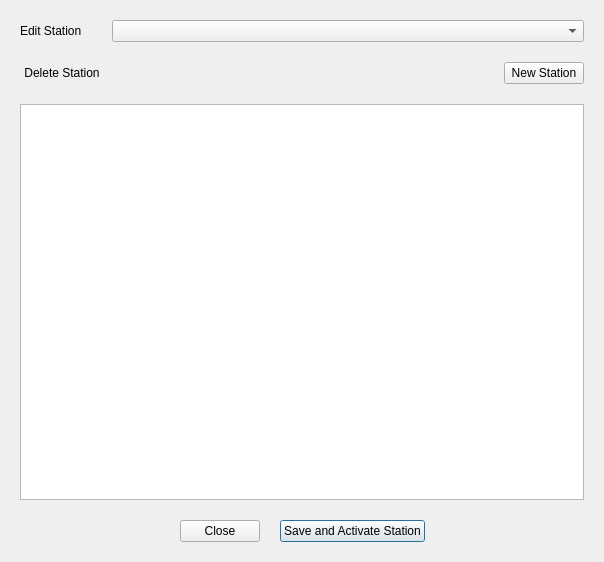
<?xml version="1.0" encoding="UTF-8"?>
<ui version="4.0">
 <class>Dialog</class>
 <widget class="QDialog" name="Dialog">
  <property name="geometry">
   <rect>
    <x>0</x>
    <y>0</y>
    <width>604</width>
    <height>562</height>
   </rect>
  </property>
  <property name="minimumSize">
   <size>
    <width>300</width>
    <height>200</height>
   </size>
  </property>
  <property name="windowTitle">
   <string>Station Setup</string>
  </property>
  <layout class="QVBoxLayout" name="verticalLayout" stretch="0,0,0,1">
   <property name="spacing">
    <number>20</number>
   </property>
   <property name="sizeConstraint">
    <enum>QLayout::SetDefaultConstraint</enum>
   </property>
   <property name="leftMargin">
    <number>20</number>
   </property>
   <property name="topMargin">
    <number>20</number>
   </property>
   <property name="rightMargin">
    <number>20</number>
   </property>
   <property name="bottomMargin">
    <number>20</number>
   </property>
   <item>
    <layout class="QHBoxLayout" name="contestSelectLayout">
     <property name="spacing">
      <number>30</number>
     </property>
     <item>
      <widget class="QLabel" name="label_2">
       <property name="text">
        <string>Edit Station</string>
       </property>
      </widget>
     </item>
     <item>
      <widget class="QComboBox" name="select_station">
       <property name="sizePolicy">
        <sizepolicy hsizetype="Expanding" vsizetype="Fixed">
         <horstretch>1</horstretch>
         <verstretch>0</verstretch>
        </sizepolicy>
       </property>
      </widget>
     </item>
    </layout>
   </item>
   <item>
    <layout class="QHBoxLayout" name="horizontalLayout_3">
     <item>
      <widget class="QPushButton" name="button_delete">
       <property name="text">
        <string>Delete Station</string>
       </property>
       <property name="autoDefault">
        <bool>false</bool>
       </property>
       <property name="default">
        <bool>false</bool>
       </property>
       <property name="flat">
        <bool>true</bool>
       </property>
      </widget>
     </item>
     <item>
      <spacer name="horizontalSpacer">
       <property name="orientation">
        <enum>Qt::Horizontal</enum>
       </property>
       <property name="sizeHint" stdset="0">
        <size>
         <width>40</width>
         <height>20</height>
        </size>
       </property>
      </spacer>
     </item>
     <item>
      <widget class="QPushButton" name="button_new">
       <property name="text">
        <string>New Station</string>
       </property>
       <property name="autoDefault">
        <bool>false</bool>
       </property>
      </widget>
     </item>
    </layout>
   </item>
   <item>
    <widget class="QTableWidget" name="table_station">
     <property name="sizePolicy">
      <sizepolicy hsizetype="MinimumExpanding" vsizetype="MinimumExpanding">
       <horstretch>1</horstretch>
       <verstretch>1</verstretch>
      </sizepolicy>
     </property>
     <property name="selectionMode">
      <enum>QAbstractItemView::SingleSelection</enum>
     </property>
     <property name="selectionBehavior">
      <enum>QAbstractItemView::SelectRows</enum>
     </property>
     <attribute name="horizontalHeaderVisible">
      <bool>false</bool>
     </attribute>
     <attribute name="horizontalHeaderStretchLastSection">
      <bool>true</bool>
     </attribute>
    </widget>
   </item>
   <item>
    <layout class="QHBoxLayout" name="horizontalLayout_2">
     <property name="leftMargin">
      <number>10</number>
     </property>
     <property name="rightMargin">
      <number>10</number>
     </property>
     <item>
      <spacer name="horizontalSpacer_2">
       <property name="orientation">
        <enum>Qt::Horizontal</enum>
       </property>
       <property name="sizeHint" stdset="0">
        <size>
         <width>40</width>
         <height>20</height>
        </size>
       </property>
      </spacer>
     </item>
     <item>
      <widget class="QPushButton" name="button_close">
       <property name="text">
        <string>Close</string>
       </property>
      </widget>
     </item>
     <item>
      <widget class="QPushButton" name="button_save">
       <property name="text">
        <string>Save and Activate Station</string>
       </property>
       <property name="autoDefault">
        <bool>true</bool>
       </property>
       <property name="default">
        <bool>true</bool>
       </property>
      </widget>
     </item>
     <item>
      <spacer name="horizontalSpacer_3">
       <property name="orientation">
        <enum>Qt::Horizontal</enum>
       </property>
       <property name="sizeHint" stdset="0">
        <size>
         <width>40</width>
         <height>20</height>
        </size>
       </property>
      </spacer>
     </item>
    </layout>
   </item>
  </layout>
 </widget>
 <resources/>
 <connections/>
</ui>
